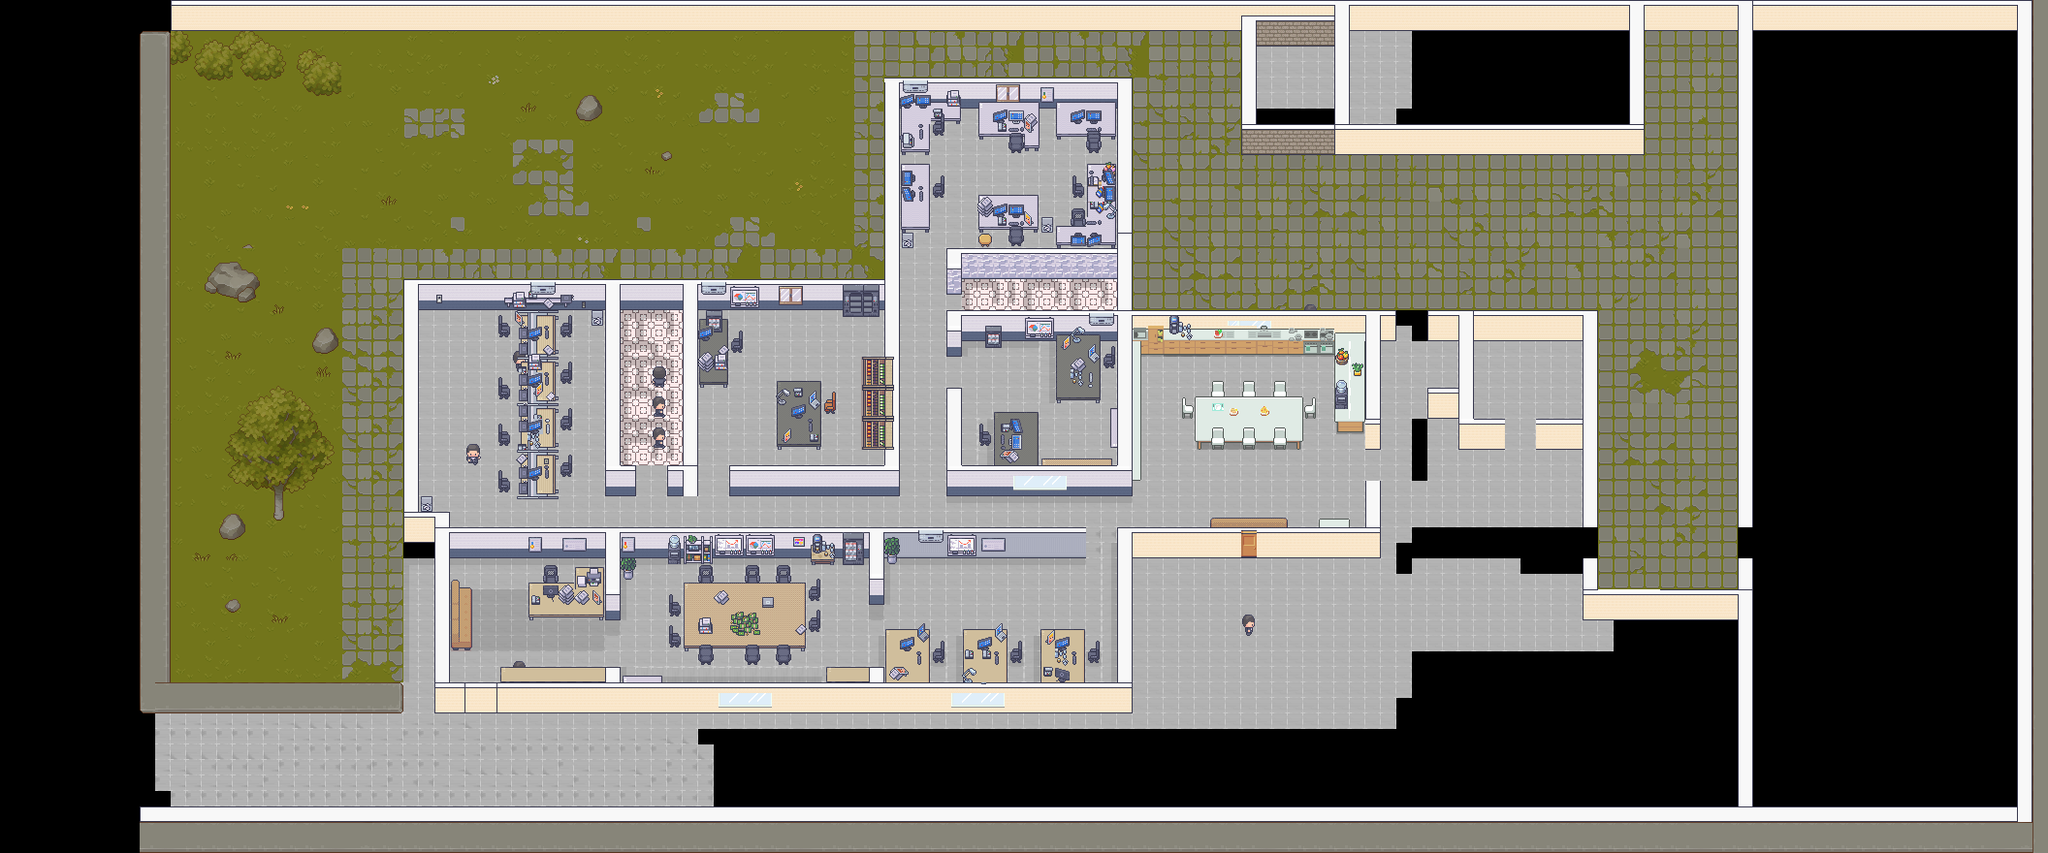

This is a level from a 2D game, rendered from its Tiled map with the project's own tilesets. A one-line summary and the map file follow, with tile-layer data summarised:
An orthogonal 132x55 tile map with 16x16 px tiles, 18 tile layers (chao, tapete, testtamanho, cadeiras atras, ...), 13 tilesets and 37 objects.

<map version="1.10" tiledversion="1.10.1" orientation="orthogonal" renderorder="right-down" width="132" height="55" tilewidth="16" tileheight="16" infinite="0" nextlayerid="20" nextobjectid="82">
 <tileset firstgid="1" name="Builder_Office_hs" tilewidth="16" tileheight="16" tilecount="224" columns="16">
  <image source="../images/world/Builder_Office_hs.png" width="256" height="224" />
 </tileset>
 <tileset firstgid="225" name="modern_Office_Shadowless_16x16" tilewidth="16" tileheight="16" tilecount="848" columns="16">
  <image source="../images/world/modern_Office_Shadowless_16x16.png" width="256" height="848" />
 </tileset>
 <tileset firstgid="1073" name="bob_run" tilewidth="16" tileheight="16" tilecount="48" columns="24">
  <image source="../images/bob_run.png" width="384" height="32" />
 </tileset>
 <tileset firstgid="1121" name="Interiors_free_16x16" tilewidth="16" tileheight="16" tilecount="1424" columns="16">
  <image source="../images/world/Interiors_free_16x16.png" width="256" height="1424" />
 </tileset>
 <tileset firstgid="2545" name="Room_Builder_free_16x16" tilewidth="16" tileheight="16" tilecount="391" columns="17">
  <image source="../images/world/Room_Builder_free_16x16.png" width="272" height="368" />
 </tileset>
 <tileset firstgid="2936" name="cozinha" tilewidth="16" tileheight="16" tilecount="333" columns="9">
  <image source="../images/world/cozinha.png" width="144" height="592" />
 </tileset>
 <tileset firstgid="3269" name="TX Plant" tilewidth="16" tileheight="16" tilecount="1024" columns="32">
  <image source="../images/world/TX Plant.png" trans="ff00ff" width="512" height="512" />
 </tileset>
 <tileset firstgid="4293" name="TX Tileset Grass" tilewidth="16" tileheight="16" tilecount="256" columns="16">
  <image source="../images/world/TX Tileset Grass.png" trans="ff00ff" width="256" height="256" />
 </tileset>
 <tileset firstgid="4549" name="TX Tileset Stone Ground" tilewidth="16" tileheight="16" tilecount="256" columns="16">
  <image source="../images/world/TX Tileset Stone Ground.png" trans="ff00ff" width="256" height="256" />
 </tileset>
 <tileset firstgid="4805" name="TX Props" tilewidth="16" tileheight="16" tilecount="256" columns="16">
  <image source="../images/world/TX Tileset Stone Ground.png" trans="ff00ff" width="256" height="256" />
 </tileset>
 <tileset firstgid="5061" name="TX Shadow" tilewidth="16" tileheight="16" tilecount="1024" columns="32">
  <image source="../images/world/TX Shadow.png" trans="ff00ff" width="512" height="512" />
 </tileset>
 <tileset firstgid="6085" name="TX Shadow Plant" tilewidth="16" tileheight="16" tilecount="1024" columns="32">
  <image source="../images/world/TX Shadow.png" trans="ff00ff" width="512" height="512" />
 </tileset>
 <tileset firstgid="7109" name="TX Props" tilewidth="16" tileheight="16" tilecount="1024" columns="32">
  <image source="../images/world/TX Props.png" trans="ff00ff" width="512" height="512" />
 </tileset>
 <layer id="3" name="chao" width="132" height="55">
  <data>[7260 cells, 3459 non-empty, 70 distinct tile ids]</data>
 </layer>
 <layer id="12" name="tapete" width="132" height="55">
  <data>[7260 cells, 197 non-empty, 4 distinct tile ids]</data>
 </layer>
 <layer id="2" name="testtamanho" width="132" height="55">
  <data>[7260 cells, 48 non-empty, 24 distinct tile ids]</data>
 </layer>
 <layer id="5" name="cadeiras atras" width="132" height="55">
  <data>[7260 cells, 55 non-empty, 20 distinct tile ids]</data>
 </layer>
 <layer id="7" name="mouse e teclado" width="132" height="55">
  <data>[7260 cells, 3 non-empty, 3 distinct tile ids]</data>
 </layer>
 <layer id="1" name="arquitetonico" width="132" height="55">
  <data>[7260 cells, 658 non-empty, 30 distinct tile ids]</data>
 </layer>
 <layer id="8" name="decoracao" width="132" height="55">
  <data>[7260 cells, 115 non-empty, 86 distinct tile ids]</data>
 </layer>
 <layer id="14" name="decoracao2" width="132" height="55">
  <data>[7260 cells, 48 non-empty, 30 distinct tile ids]</data>
 </layer>
 <layer id="11" name="janelas" width="132" height="55">
  <data>[7260 cells, 66 non-empty, 31 distinct tile ids]</data>
 </layer>
 <layer id="16" name="mesa3" width="132" height="55">
  <data>[7260 cells, 24 non-empty, 6 distinct tile ids]</data>
 </layer>
 <layer id="4" name="mesas" width="132" height="55">
  <data>[7260 cells, 289 non-empty, 79 distinct tile ids]</data>
 </layer>
 <layer id="15" name="mesa2" width="132" height="55">
  <data>[7260 cells, 95 non-empty, 24 distinct tile ids]</data>
 </layer>
 <layer id="9" name="cadeiras frente" width="132" height="55">
  <data>[7260 cells, 52 non-empty, 16 distinct tile ids]</data>
 </layer>
 <layer id="6" name="computadores" width="132" height="55">
  <data>[7260 cells, 139 non-empty, 76 distinct tile ids]</data>
 </layer>
 <layer id="10" name="computadores2" width="132" height="55">
  <data>[7260 cells, 45 non-empty, 34 distinct tile ids]</data>
 </layer>
 <layer id="17" name="grama" width="132" height="55">
  <data>[7260 cells, 1290 non-empty, 107 distinct tile ids]</data>
 </layer>
 <layer id="19" name="grama3" width="132" height="55">
  <data>[7260 cells, 593 non-empty, 129 distinct tile ids]</data>
 </layer>
 <layer id="18" name="grama2" width="132" height="55">
  <data>[7260 cells, 624 non-empty, 154 distinct tile ids]</data>
 </layer>
 <objectgroup id="13" name="obstaculos">
  <object id="40" x="0.666667" y="0.666667" width="3.33333" height="879.333" />
  <object id="41" x="0" y="847.333" width="2112.67" height="32.6667" />
  <object id="42" x="2096.67" y="0" width="14.6667" height="878.667" />
  <object id="43" x="1.33333" y="0" width="2093.33" height="11.3333" />
  <object id="44" x="1632.67" y="576.667" width="14" height="42" />
  <object id="45" x="1633.33" y="608" width="173.333" height="10" />
  <object id="46" x="1792.67" y="608" width="15.3333" height="269.333" />
  <object id="47" x="1792" y="-0.666667" width="14.6667" height="526.667" />
  <object id="48" x="175.667" y="2.66667" width="41.6667" height="9" />
  <object id="50" x="1679.33" y="0.333333" width="15.3333" height="138.667" />
  <object id="51" x="1280.67" y="128.333" width="414.333" height="10.3333" />
  <object id="52" x="1280.33" y="1" width="14.6667" height="136.667" />
  <object id="53" x="416.667" y="289" width="14.6667" height="250.333" />
  <object id="54" x="416.667" y="528.667" width="47" height="11" />
  <object id="55" x="448.333" y="528.333" width="15" height="186.333" />
  <object id="56" x="448.667" y="704.333" width="30" height="10.6667" />
  <object id="57" x="512.667" y="704.667" width="654.333" height="10.3333" />
  <object id="59" x="416.667" y="288" width="510.667" height="11.6667" />
  <object id="60" x="912.667" y="81.3333" width="14.3333" height="218" />
  <object id="61" x="912.333" y="80" width="255" height="11" />
  <object id="62" x="1152" y="79.6667" width="15" height="410.667" />
  <object id="63" x="976.333" y="479.333" width="191" height="10.6667" />
  <object id="64" x="1167.33" y="319.667" width="271.333" height="12.3333" />
  <object id="65" x="1407.67" y="319.667" width="15" height="123" />
  <object id="66" x="1472" y="320" width="175.333" height="12.3333" />
  <object id="67" x="1631.67" y="319.667" width="15" height="212.667" />
  <object id="68" x="1408.33" y="495.333" width="14.3333" height="59.3333" />
  <object id="69" x="1152.33" y="543.333" width="271" height="11.3333" />
  <object id="70" x="1151.67" y="543.333" width="15.3333" height="172" />
  <object id="71" x="143.333" y="0" width="32" height="735" />
  <object id="72" x="144.333" y="832.333" width="1967.67" height="14.3333" />
  <object id="73" x="2080" y="-0.333333" width="15.6667" height="848" />
  <object id="75" x="281.333" y="519.333" width="12.3333" height="17" />
  <object id="77" x="228.333" y="530.333" width="24.3333" height="27" />
  </objectgroup>
</map>
<!-- 3 of 37 objects omitted -->
